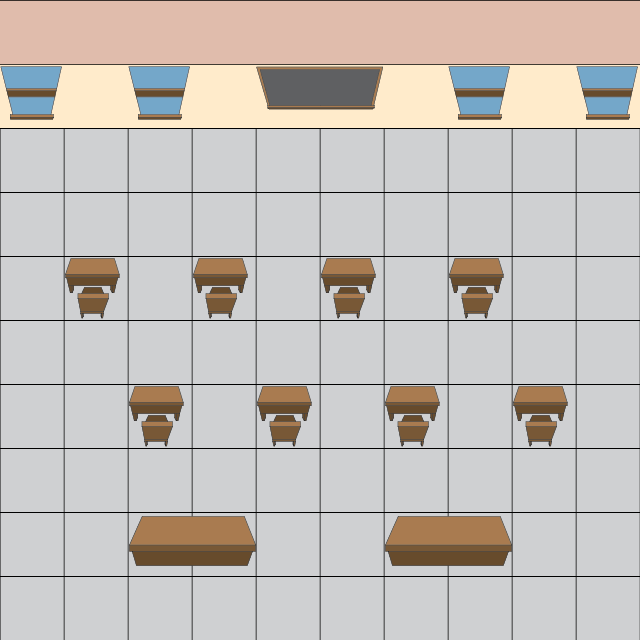

Tiled map render using the project's own tile images. Description and the map definition, with tile-layer contents summarised, below:
An orthogonal 10x10 tile map with 64x64 px tiles, 2 tile layers (Base, Objects).

<map version="1.0" orientation="orthogonal" width="10" height="10" tilewidth="64" tileheight="64">
 <tileset firstgid="1" name="tiles" tilewidth="64" tileheight="64">
  <image source="tiles.png" width="704" height="130" />
  <tile id="1">
   <properties>
    <property name="obstacle" value="true" />
   </properties>
  </tile>
  <tile id="2">
   <properties>
    <property name="obstacle" value="true" />
   </properties>
  </tile>
  <tile id="8">
   <properties>
    <property name="ostacle" value="true" />
   </properties>
  </tile>
  <tile id="10">
   <properties>
    <property name="obstacle" value="true" />
   </properties>
  </tile>
 </tileset>
 <layer name="Base" width="10" height="10">
  <data>[100 cells, 100 non-empty, 3 distinct tile ids]</data>
 </layer>
 <layer name="Objects" width="10" height="10">
  <data>[100 cells, 18 non-empty, 6 distinct tile ids]</data>
 </layer>
</map>